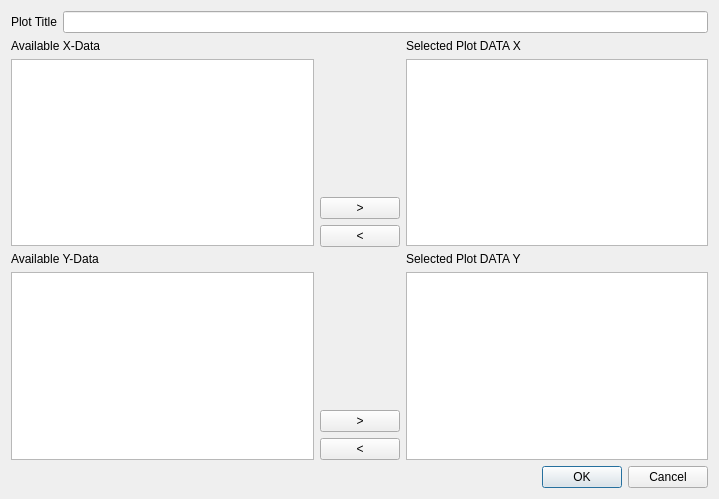
<?xml version="1.0" encoding="UTF-8"?>
<ui version="4.0">
 <class>Dialog_Plot_Selector</class>
 <widget class="QDialog" name="Dialog_Plot_Selector">
  <property name="geometry">
   <rect>
    <x>0</x>
    <y>0</y>
    <width>719</width>
    <height>499</height>
   </rect>
  </property>
  <property name="windowTitle">
   <string>Plot Selector</string>
  </property>
  <layout class="QVBoxLayout" name="verticalLayout_3">
   <item>
    <layout class="QHBoxLayout" name="horizontalLayout_3">
     <item>
      <widget class="QLabel" name="label_5">
       <property name="text">
        <string>Plot Title</string>
       </property>
      </widget>
     </item>
     <item>
      <widget class="QLineEdit" name="lineEdit_plot_title"/>
     </item>
    </layout>
   </item>
   <item>
    <layout class="QHBoxLayout" name="horizontalLayout_2">
     <item>
      <layout class="QVBoxLayout" name="verticalLayout">
       <item>
        <widget class="QLabel" name="label">
         <property name="text">
          <string>Available X-Data</string>
         </property>
        </widget>
       </item>
       <item>
        <widget class="QListWidget" name="listWidget_available_x">
         <property name="selectionMode">
          <enum>QAbstractItemView::SingleSelection</enum>
         </property>
        </widget>
       </item>
       <item>
        <widget class="QLabel" name="label_2">
         <property name="text">
          <string>Available Y-Data</string>
         </property>
        </widget>
       </item>
       <item>
        <widget class="QListWidget" name="listWidget_available_y">
         <property name="selectionMode">
          <enum>QAbstractItemView::ExtendedSelection</enum>
         </property>
        </widget>
       </item>
      </layout>
     </item>
     <item>
      <layout class="QVBoxLayout" name="verticalLayout_5">
       <item>
        <spacer name="verticalSpacer_2">
         <property name="orientation">
          <enum>Qt::Vertical</enum>
         </property>
         <property name="sizeHint" stdset="0">
          <size>
           <width>20</width>
           <height>40</height>
          </size>
         </property>
        </spacer>
       </item>
       <item>
        <widget class="QPushButton" name="btn_select_x">
         <property name="text">
          <string>&gt;</string>
         </property>
        </widget>
       </item>
       <item>
        <widget class="QPushButton" name="btn_deselect_x">
         <property name="text">
          <string>&lt;</string>
         </property>
        </widget>
       </item>
       <item>
        <spacer name="verticalSpacer">
         <property name="orientation">
          <enum>Qt::Vertical</enum>
         </property>
         <property name="sizeHint" stdset="0">
          <size>
           <width>20</width>
           <height>40</height>
          </size>
         </property>
        </spacer>
       </item>
       <item>
        <widget class="QPushButton" name="btn_select_y">
         <property name="text">
          <string>&gt;</string>
         </property>
        </widget>
       </item>
       <item>
        <widget class="QPushButton" name="btn_deselect_y">
         <property name="text">
          <string>&lt;</string>
         </property>
        </widget>
       </item>
      </layout>
     </item>
     <item>
      <layout class="QVBoxLayout" name="verticalLayout_2"/>
     </item>
     <item>
      <layout class="QVBoxLayout" name="verticalLayout_4">
       <item>
        <widget class="QLabel" name="label_3">
         <property name="text">
          <string>Selected Plot DATA X</string>
         </property>
        </widget>
       </item>
       <item>
        <widget class="QListWidget" name="listWidget_selected_x">
         <property name="selectionMode">
          <enum>QAbstractItemView::MultiSelection</enum>
         </property>
        </widget>
       </item>
       <item>
        <widget class="QLabel" name="label_4">
         <property name="text">
          <string>Selected Plot DATA Y</string>
         </property>
        </widget>
       </item>
       <item>
        <widget class="QListWidget" name="listWidget_selected_y">
         <property name="selectionMode">
          <enum>QAbstractItemView::ExtendedSelection</enum>
         </property>
        </widget>
       </item>
      </layout>
     </item>
    </layout>
   </item>
   <item>
    <layout class="QHBoxLayout" name="horizontalLayout">
     <item>
      <widget class="QDialogButtonBox" name="buttonBox">
       <property name="orientation">
        <enum>Qt::Horizontal</enum>
       </property>
       <property name="standardButtons">
        <set>QDialogButtonBox::Cancel|QDialogButtonBox::Ok</set>
       </property>
      </widget>
     </item>
    </layout>
   </item>
  </layout>
 </widget>
 <resources/>
 <connections>
  <connection>
   <sender>buttonBox</sender>
   <signal>accepted()</signal>
   <receiver>Dialog_Plot_Selector</receiver>
   <slot>accept()</slot>
   <hints>
    <hint type="sourcelabel">
     <x>248</x>
     <y>254</y>
    </hint>
    <hint type="destinationlabel">
     <x>157</x>
     <y>274</y>
    </hint>
   </hints>
  </connection>
  <connection>
   <sender>buttonBox</sender>
   <signal>rejected()</signal>
   <receiver>Dialog_Plot_Selector</receiver>
   <slot>reject()</slot>
   <hints>
    <hint type="sourcelabel">
     <x>316</x>
     <y>260</y>
    </hint>
    <hint type="destinationlabel">
     <x>286</x>
     <y>274</y>
    </hint>
   </hints>
  </connection>
 </connections>
</ui>
